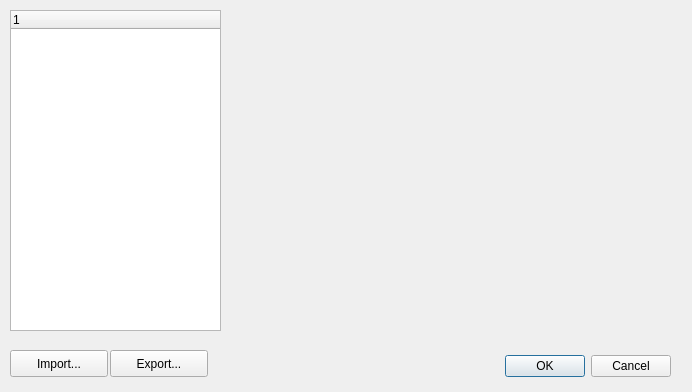
<?xml version="1.0" encoding="UTF-8"?>
<ui version="4.0">
 <class>Settings</class>
 <widget class="QDialog" name="Settings">
  <property name="windowModality">
   <enum>Qt::ApplicationModal</enum>
  </property>
  <property name="geometry">
   <rect>
    <x>0</x>
    <y>0</y>
    <width>692</width>
    <height>392</height>
   </rect>
  </property>
  <property name="sizePolicy">
   <sizepolicy hsizetype="Fixed" vsizetype="Fixed">
    <horstretch>0</horstretch>
    <verstretch>0</verstretch>
   </sizepolicy>
  </property>
  <property name="focusPolicy">
   <enum>Qt::NoFocus</enum>
  </property>
  <property name="windowTitle">
   <string>Settings</string>
  </property>
  <widget class="QDialogButtonBox" name="buttonBox">
   <property name="geometry">
    <rect>
     <x>330</x>
     <y>350</y>
     <width>341</width>
     <height>32</height>
    </rect>
   </property>
   <property name="orientation">
    <enum>Qt::Horizontal</enum>
   </property>
   <property name="standardButtons">
    <set>QDialogButtonBox::Cancel|QDialogButtonBox::Ok</set>
   </property>
  </widget>
  <widget class="QWidget" name="formLayoutWidget">
   <property name="geometry">
    <rect>
     <x>230</x>
     <y>10</y>
     <width>441</width>
     <height>321</height>
    </rect>
   </property>
   <layout class="QFormLayout" name="formLayout"/>
  </widget>
  <widget class="QPushButton" name="btnImport">
   <property name="geometry">
    <rect>
     <x>10</x>
     <y>350</y>
     <width>98</width>
     <height>27</height>
    </rect>
   </property>
   <property name="text">
    <string>Import...</string>
   </property>
  </widget>
  <widget class="QPushButton" name="btnExport">
   <property name="geometry">
    <rect>
     <x>110</x>
     <y>350</y>
     <width>98</width>
     <height>27</height>
    </rect>
   </property>
   <property name="text">
    <string>Export...</string>
   </property>
  </widget>
  <widget class="QTreeWidget" name="pipelineList">
   <property name="geometry">
    <rect>
     <x>10</x>
     <y>10</y>
     <width>211</width>
     <height>321</height>
    </rect>
   </property>
   <column>
    <property name="text">
     <string notr="true">1</string>
    </property>
   </column>
  </widget>
 </widget>
 <resources/>
 <connections>
  <connection>
   <sender>buttonBox</sender>
   <signal>accepted()</signal>
   <receiver>Settings</receiver>
   <slot>accept()</slot>
   <hints>
    <hint type="sourcelabel">
     <x>248</x>
     <y>254</y>
    </hint>
    <hint type="destinationlabel">
     <x>157</x>
     <y>274</y>
    </hint>
   </hints>
  </connection>
  <connection>
   <sender>buttonBox</sender>
   <signal>rejected()</signal>
   <receiver>Settings</receiver>
   <slot>reject()</slot>
   <hints>
    <hint type="sourcelabel">
     <x>316</x>
     <y>260</y>
    </hint>
    <hint type="destinationlabel">
     <x>286</x>
     <y>274</y>
    </hint>
   </hints>
  </connection>
 </connections>
</ui>
